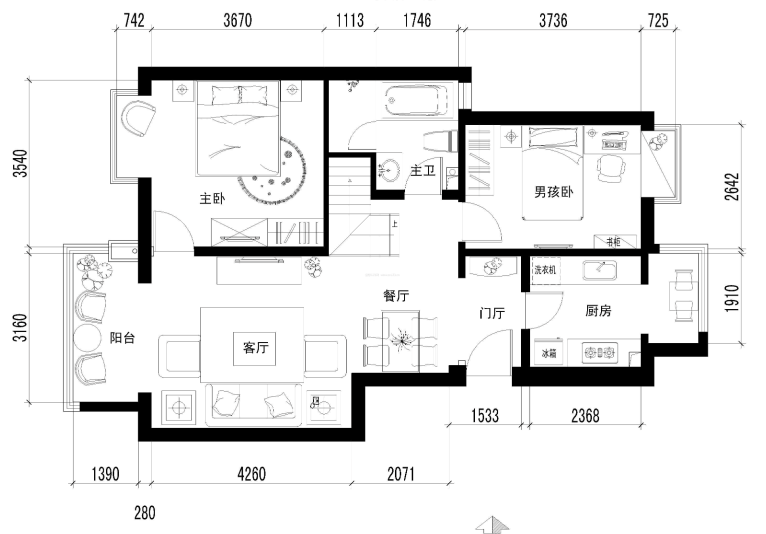
#> input picture WX20260329-112615@2x.png, 1532 x 1068 px (shown at 1/2 size)
$ python -i build_kujiale_wall_dataset.py   (imports and definitions only)
#> lines starting #> are read from the running program, lines starting #| are printed output that depends on the picture; after the words box and inside, x2 and y2 are one past the last pixel; in counts of white or black regions, pixels touching at a corner belong together
"""Build train/val splits and wall masks from kujiale-3d view pairs."""
from __future__ import annotations

import argparse
import json
import random
import shutil
from pathlib import Path

import cv2
import numpy as np
from PIL import Image


def wall_mask_from_centerline(path: Path, out_size: tuple[int, int] | None = None) -> np.ndarray:
    """Dark strokes on light bg → binary wall mask (uint8 0/255)."""
#> called with path = '../../WX20260329-112615@2x.png'
    img = cv2.imread(str(path), cv2.IMREAD_GRAYSCALE)
#> img: shape (1068, 1532); min 0, max 255, mean 232.8
    if img is None:
        raise FileNotFoundError(path)
    # adaptive + fixed threshold to catch thin centerlines
    blur = cv2.GaussianBlur(img, (3, 3), 0)
    _, th = cv2.threshold(blur, 0, 255, cv2.THRESH_BINARY_INV + cv2.THRESH_OTSU)
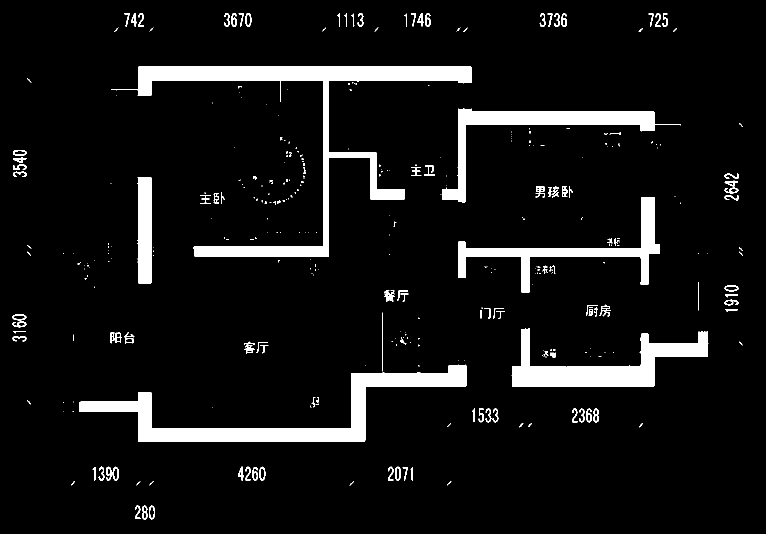
#> th: shape (1068, 1532) (shown at 1/2 size); 7.4% white; 353 white regions (230 under 20 px), largest, box (x1, y1, x2, y2) and area: (222, 133, 943, 513) 32011, (158, 729, 934, 883) 25665, (1023, 657, 1417, 774) 17759
    # remove small speckles, thicken slightly for learning signal
    kernel = cv2.getStructuringElement(cv2.MORPH_ELLIPSE, (3, 3))
    th = cv2.morphologyEx(th, cv2.MORPH_OPEN, kernel, iterations=1)
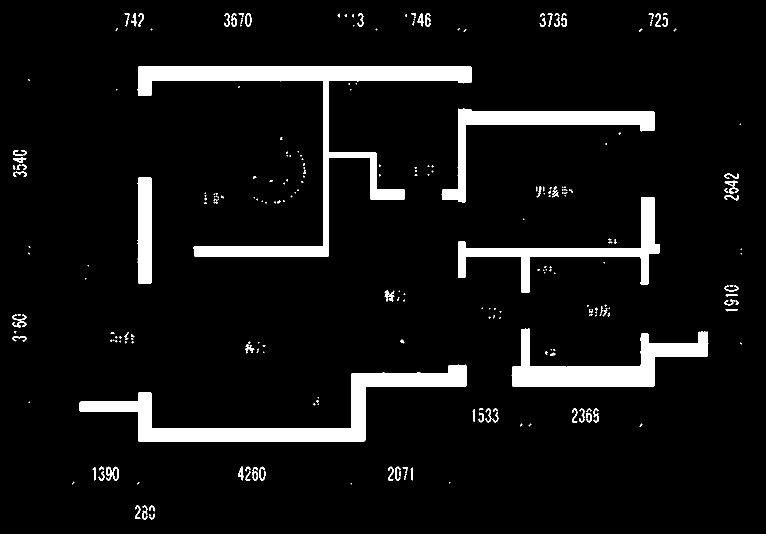
#> th: shape (1068, 1532) (shown at 1/2 size); 7.1% white; 251 white regions (146 under 20 px), largest, box (x1, y1, x2, y2) and area: (274, 133, 943, 513) 31870, (159, 729, 934, 883) 25657, (1023, 657, 1417, 774) 17749
    th = cv2.dilate(th, kernel, iterations=1)
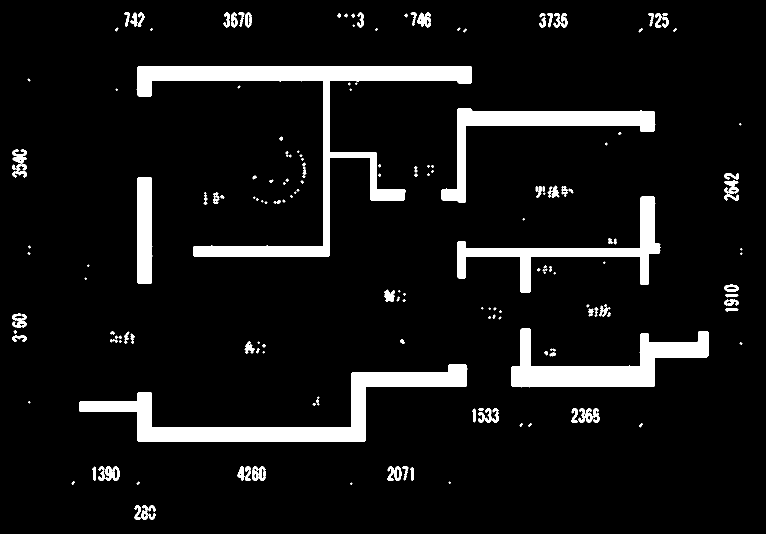
#> th: shape (1068, 1532) (shown at 1/2 size); 8.1% white; 186 white regions (51 under 20 px), largest, box (x1, y1, x2, y2) and area: (273, 132, 944, 514) 35004, (158, 728, 935, 884) 27631, (1022, 656, 1418, 775) 18923
    if out_size is not None and (th.shape[1], th.shape[0]) != out_size:
        th = cv2.resize(th, out_size, interpolation=cv2.INTER_NEAREST)
    return th


# [105 lines left out: functions letterbox_rgb, letterbox_mask, main, not called in this run]


# [2 lines not run here, left out]

>>> result = wall_mask_from_centerline('../../WX20260329-112615@2x.png')
